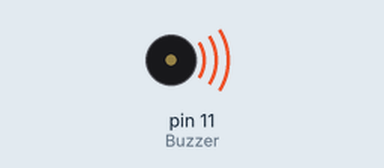
This program was run on a simulated Raspberry Pi (header pin numbers). Shown: buzzer (waves = sounding). What the program prints to the terminal is not drawn.

Above: at 0.1 s.
Timing chart, 0 to 40.0 s (numbered marks = the images above):
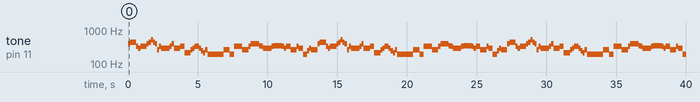

Measured:
- by itself, tone on pin 11 (Buzzer): plays 393 Hz for 0.15 s, 441 Hz for 0.45 s, 330 Hz for 0.15 s, 294 Hz for 0.15 s, 330 Hz for 0.45 s, 393 Hz for 0.15 s … (138 notes in this stretch)

The program:

10_passive_buzzer.py
```python
#!/usr/bin/env python
#---------------------------------------------------
#
#	This is a program for Passive Buzzer Module
#		It will play simple songs.
#	You could try to make songs by youselves!
#
#		Passive buzzer 			   Pi
#			VCC ----------------- 3.3V
#			GND ------------------ GND
#			SIG ---------------- Pin 11
#
#---------------------------------------------------

import RPi.GPIO as GPIO
import time

Buzzer = 11

CL = [0, 131, 147, 165, 175, 196, 211, 248]		# Frequency of Low C notes

CM = [0, 262, 294, 330, 350, 393, 441, 495]		# Frequency of Middle C notes

CH = [0, 525, 589, 661, 700, 786, 882, 990]		# Frequency of High C notes

song_1 = [	CM[3], CM[5], CM[6], CM[3], CM[2], CM[3], CM[5], CM[6], # Notes of song1
			CH[1], CM[6], CM[5], CM[1], CM[3], CM[2], CM[2], CM[3],
			CM[5], CM[2], CM[3], CM[3], CL[6], CL[6], CL[6], CM[1],
			CM[2], CM[3], CM[2], CL[7], CL[6], CM[1], CL[5]	]

beat_1 = [	1, 1, 3, 1, 1, 3, 1, 1, 			# Beats of song 1, 1 means 1/8 beats
			1, 1, 1, 1, 1, 1, 3, 1,
			1, 3, 1, 1, 1, 1, 1, 1,
			1, 2, 1, 1, 1, 1, 1, 1,
			1, 1, 3	]

song_2 = [	CM[1], CM[1], CM[1], CL[5], CM[3], CM[3], CM[3], CM[1], # Notes of song2
			CM[1], CM[3], CM[5], CM[5], CM[4], CM[3], CM[2], CM[2],
			CM[3], CM[4], CM[4], CM[3], CM[2], CM[3], CM[1], CM[1],
			CM[3], CM[2], CL[5], CL[7], CM[2], CM[1]	]

beat_2 = [	1, 1, 2, 2, 1, 1, 2, 2, 			# Beats of song 2, 1 means 1/8 beats
			1, 1, 2, 2, 1, 1, 3, 1,
			1, 2, 2, 1, 1, 2, 2, 1,
			1, 2, 2, 1, 1, 3 ]

def setup():
	GPIO.setmode(GPIO.BOARD)		# Numbers GPIOs by physical location
	GPIO.setup(Buzzer, GPIO.OUT)	# Set pins' mode is output
	global Buzz						# Assign a global variable to replace GPIO.PWM
	Buzz = GPIO.PWM(Buzzer, 440)	# 440 is initial frequency.
	Buzz.start(50)					# Start Buzzer pin with 50% duty ration

def loop():
	while True:
		print '\n    Playing song 1...'
		for i in range(1, len(song_1)):		# Play song 1
			Buzz.ChangeFrequency(song_1[i])	# Change the frequency along the song note
			time.sleep(beat_1[i] * 0.15)		# delay a note for beat * 0.5s
		time.sleep(1)						# Wait a second for next song.

		print '\n\n    Playing song 2...'
		for i in range(1, len(song_2)):     # Play song 1
			Buzz.ChangeFrequency(song_2[i]) # Change the frequency along the song note
			time.sleep(beat_2[i] * 0.15)     # delay a note for beat * 0.5s

def destory():
	Buzz.stop()					# Stop the buzzer
	GPIO.output(Buzzer, 1)		# Set Buzzer pin to High
	GPIO.cleanup()				# Release resource

if __name__ == '__main__':		# Program start from here
	setup()
	try:
		loop()
	except KeyboardInterrupt:  	# When 'Ctrl+C' is pressed, the child program destroy() will be  executed.
		destory()
```
